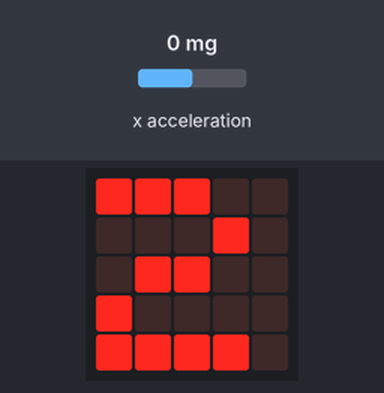
The program below on a simulated BBC micro:bit (MakeCode). Shown: the board's 5×5 LED display. Inputs (shaded band) come from the test bench; at power-on: x acceleration 0 mg. Random numbers come from a fixed seed; the short countdown, score and lost-life animations are approximate; the run ends where the board's game-over animation would start. At 17.9 s the program stops and its outputs stay as they are.

Above: at 0.8 s.
At 3.4 s:
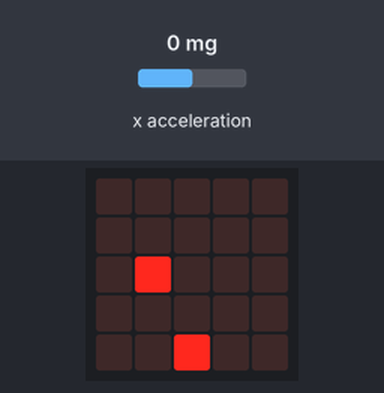
3.5 s: x acceleration set to -143 mg
5.8 s: x acceleration set to -163 mg
At 6.8 s:
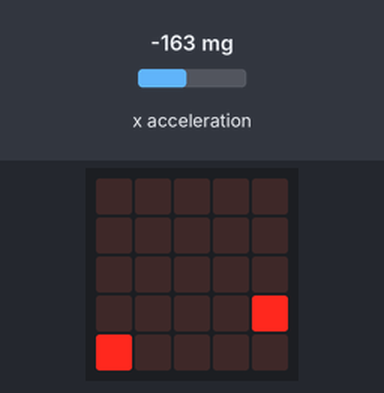
7.8 s: x acceleration set to 137 mg
10.8 s: x acceleration set to 164 mg
At 12.0 s:
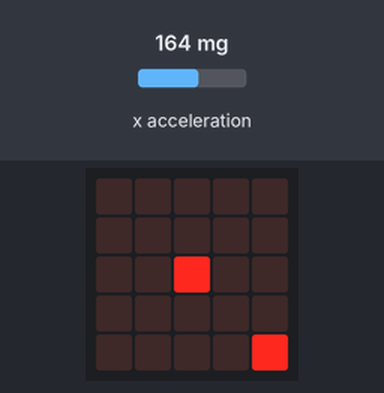
12.7 s: x acceleration set to -1440 mg
At 14.6 s:
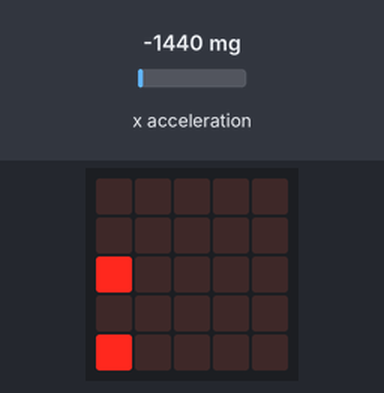
14.7 s: x acceleration set to 750 mg
At 19.1 s:
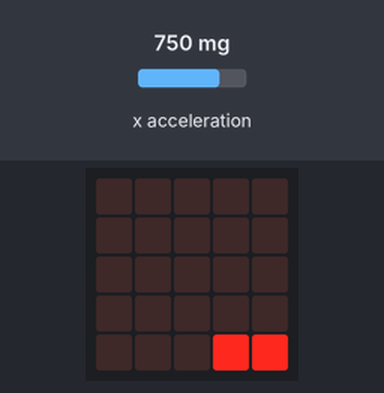
Timing chart, 0 to 19.4 s (numbered marks = the images above; inputs shaded):
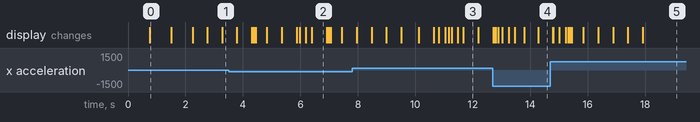

The program:

main.ts
```typescript
let jiasux = 0
basic.showNumber(3)
basic.showNumber(2)
basic.showNumber(1)
game.setLife(5)
let Player = game.createSprite(2, 4)
let enemy = game.createSprite(randint(0, 4), 0)
basic.forever(function () {
    basic.pause(200)
    jiasux = input.acceleration(Dimension.X)
    if (jiasux < -150) {
        Player.change(LedSpriteProperty.X, -1)
    } else if (jiasux > 150) {
        Player.change(LedSpriteProperty.X, 1)
    }
})
basic.forever(function () {
    basic.pause(500)
    if (enemy.isDeleted()) {
        enemy = game.createSprite(randint(0, 4), 0)
    } else {
        enemy.change(LedSpriteProperty.Y, 1)
        if (enemy.get(LedSpriteProperty.Y) >= 4) {
            if (enemy.isTouching(Player)) {
                basic.showIcon(IconNames.Happy)
            } else {
                game.removeLife(1)
            }
            enemy.delete()
        }
    }
})
```

test.ts
```typescript
// 在此处测试；当此软件包作为插件使用时，将不会编译此软件包。
```

Measured:
- the behaviour switches between -150 and -151 mg on x acceleration (found by bisection; images 1 and 2)
- the behaviour switches between 150 and 151 mg on x acceleration (found by bisection; images 2 and 3)
- what the display in image 0 shows lasts 0.7 s, from 0.8 s to 1.5 s
- what the display in image 2 shows lasts 0.5 s, from 6.4 s to 6.9 s
